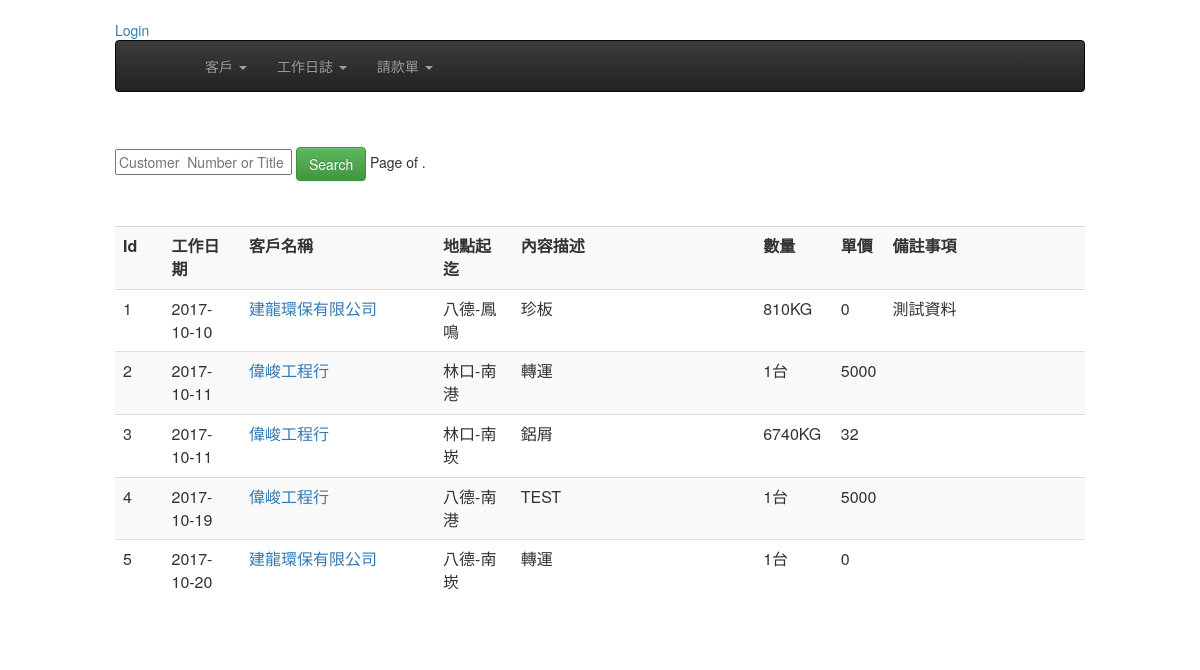
The page /dailywork/ on the database its author committed.
### dailywork/models.py (models this page shows, shortened)
class Dailylog(models.Model):
	work_date = models.DateField( default=timezone.now )
	customer = models.ForeignKey(Customer)
	start_at = models.CharField(  max_length=20, null=False, blank=False )
	end_with = models.CharField(  max_length=20, null=False, blank=False )
	opreateDesc = models.CharField(max_length=30, blank=False, null=False)
	quantity = models.DecimalField( max_digits=10, decimal_places=0)
	uom = models.ForeignKey(Uom)
	uniprice = models.DecimalField( max_digits=10, decimal_places=0)
	notes = models.TextField(blank=True, null=True)
	payrequest = models.BooleanField(default=False)
	bill_number = models.CharField(  max_length=20, null=True, blank=True )
	invalid = models.BooleanField(default=False)
	create_at = models.DateTimeField( auto_now_add=True, auto_now=False)
	modify = models.DateTimeField( auto_now_add=False, auto_now=True)
	def get_absolute_url(self):
		return reverse( "dailywork:dailywork_edit", kwargs={"pk": self.pk} )

class Uom(models.Model):
	descriotion =  models.CharField(  max_length=20, null=False, blank=False )
	def __str__(self):
		return self.descriotion

### customers/models.py (models this page shows, shortened)
class Customer(models.Model):
    title = models.CharField(max_length=36, null=False, blank=False)
    unikey = models.CharField(  max_length=12,null=True, blank=True, unique=True )
    address = models.CharField( max_length=100, null=True, blank=True)
    phone = models.CharField(max_length=20, null=True, blank=True)
    faxno = models.CharField(max_length=20, null=True, blank=True)
    invalid = models.BooleanField(default=False)#作廢
    create_at = models.DateTimeField(auto_now_add=True, auto_now =False)
    modify = models.DateTimeField(auto_now_add=False, auto_now =True)
    def __str__(self):
        return self.title

### dailywork/views.py (the view)
class DailylogList(ListView):
	model = Dailylog

### templates/dailywork/dailylog_list.html (shortened to what this page needs)
{% extends "base.html" %}
{% block content %}
<div>
    <form action="" method="GET">
      <input type="text" name="q" placeholder="Customer  Number or Title"  value="{{ request.GET.q }}"/>
      <input type="submit"  value="Search" class="btn btn-success"/>
      <span align="right">
          <div class="pagination">
             <ul class="pager">
                <span class="step-links">
                    <span class="current">
                        Page {{ page_obj.number }} of {{ page_obj.paginator.num_pages }}.
                    </span>
                </span>
              </ul>
          </div>
      </span>
    </form>
</div>
<div>
<table class="table table-striped" >
  <tr>
    <th width="5%">Id</th>
    <th width="8%">工作日期</th>
    <th width="20%">客戶名稱</th>
    <th width="8%">地點起迄</th>
    <th width="25%">內容描述</th>
    <th width="8%">數量</th>
    <th width="5%">單價</th>
    <th >備註事項</th>
  </tr>
{% for record in object_list %}
  <tr>
    <td>{{ record.id }}</td>
    <td>{{ record.work_date| date:"Y-m-d"  }}</td>
    <td><a href='{{ record.get_absolute_url }}'>{{ record.customer }}</a></td>
    <td>{{ record.start_at }}-{{ record.end_with }}</td>
    <td>{{ record.opreateDesc }}</td>
    <td>{{ record.quantity }}{{ record.uom }}</td>
    <td>{{ record.uniprice }}</td>
    <td>{{ record.notes }}</td>
  </tr>
{% endfor %}
</table>
{% endblock content %}

### rows shown on the page
Dailylog: id "1", work_date "2017-10-10", customer "建龍環保有限公司", start_at "八德", end_with "鳳鳴", opreateDesc "珍板", quantity "810", uom "KG", uniprice "0", notes "測試資料"
Dailylog: id "2", work_date "2017-10-11", customer "偉峻工程行", start_at "林口", end_with "南港", opreateDesc "轉運", quantity "1", uom "台", uniprice "5000"
Dailylog: id "3", work_date "2017-10-11", customer "偉峻工程行", start_at "林口", end_with "南崁", opreateDesc "鋁屑", quantity "6740", uom "KG", uniprice "32"
Dailylog: id "4", work_date "2017-10-19", customer "偉峻工程行", start_at "八德", end_with "南港", opreateDesc "TEST", quantity "1", uom "台", uniprice "5000"
Dailylog: id "5", work_date "2017-10-20", customer "建龍環保有限公司", start_at "八德", end_with "南崁", opreateDesc "轉運", quantity "1", uom "台", uniprice "0"
